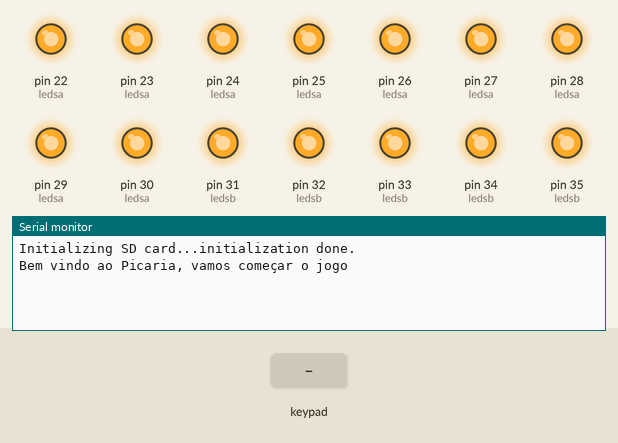
A sketch run on a simulated Arduino Mega 2560, built with avr-gcc and run on an emulated ATmega2560. On the bench: output pins drawn as LEDs (lit = HIGH), the last lines printed to the serial monitor. Inputs (shaded band) come from the test bench. Storage starts empty; pins used as bus, display or sensor lines are not drawn.

Above: at 1.2 s.
1.3 s: key '1' pressed
At 1.8 s:
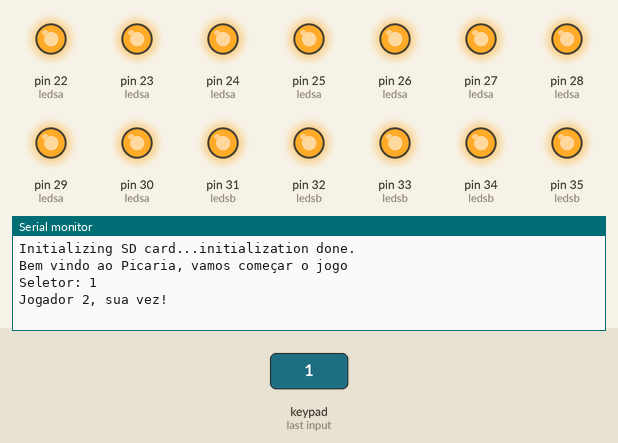
2.8 s: keypad keys 3 8 3 9 4 0 4 1 pressed 0.4 s apart
At 6.3 s:
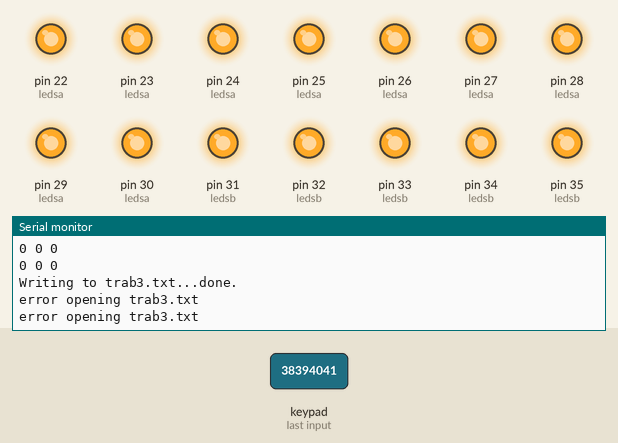

The sketch:

trab3.ino
```cpp
#include <SPI.h>
#include <SD.h>

File myFile;

// change this to match your SD shield or module;
//     Arduino Ethernet shield: pin 4
//     Adafruit SD shields and modules: pin 10
//     Sparkfun SD shield: pin 8
const int chipSelect = 10;


#include <Keypad.h>
int espera=0;
int t;
int linha=2, coluna=3;
int matriz_a[4][3];
int matriz_b[4][3];
int matriz_ateste[4][3];
int matriz_bteste[4][3];
int contador=0;
byte pinosLinhas[]  = {38,39,40,41};
byte pinosColunas[] = {42,43,44};
char teclas[4][3] = {{'1','2','3'},
                     {'4','5','6'},
                     {'7','8','9'},
                     {'*','0','#'},
                     };
int ledsa[3][3] =    {{22,23,24},
                      {25,26,27},
                      {28,29,30},
                      };
int ledsb[3][3] =    {{31,32,33},
                      {34,35,36},
                      {37,38,39},
                      };
int seletor=0;
int i,j,i_variavel,j_variavel,i_nova,j_nova;
char tecla;
char lugar_selecionado;
Keypad teclado1 = Keypad( makeKeymap(teclas), pinosLinhas, pinosColunas, 4, 3);
int status1 = 0;  // onde o jogador 1 está
int status2 = 0;  // onde o jogador 2 está
int atual   = 0;

void setup() {
  //----------------Inicialização da memória-----------------\\

  Serial.begin(9600);
  while (!Serial) {
    ; // wait for serial port to connect. Needed for Leonardo only
  }
  pinMode(linha,INPUT);
  digitalWrite(linha,HIGH);
  pinMode(coluna,OUTPUT);
  digitalWrite(coluna,HIGH);
  pinMode(3,OUTPUT);
  for(i=0;i<4;i++){
    for(j=0;j<3;j++){
      pinMode(ledsa[i][j],OUTPUT);
      digitalWrite(ledsa[i][j],HIGH);
    }
}
 for(i=0;i<4;i++){
    for(j=0;j<3;j++){
      pinMode(ledsb[i][j],OUTPUT);
      digitalWrite(ledsb[i][j],HIGH);
    }
}
Serial.print("Initializing SD card...");
pinMode(SS, OUTPUT);
  if (!SD.begin(chipSelect)) {
    Serial.println("initialization failed!");
    return;
  }

  Serial.println("initialization done.");
myFile = SD.open("trab3.txt", FILE_WRITE);
 Serial.println("Bem vindo ao Picaria, vamos começar o jogo");
}


void loop() {
  if(contador<3){
  char tecla_pressionada = teclado1.getKey();
  //Verifica se alguma tecla foi pressionada


  //Mostra no serial monitor o caracter da matriz,
  //referente a tecla que foi pressionada
  if (tecla_pressionada)
  {
    Serial.print("Tecla: ");
    Serial.println(tecla_pressionada);
  }


espera=0;

while(espera==0){
  char tecla_pressionada = teclado1.getKey();
  if (tecla_pressionada)
  {
//    Serial.println(tecla_pressionada);
    tecla = tecla_pressionada;
    espera=1;
  }
}

//--------------- INSERÇÃO DAS POSIÇÕES NA MATRIZ
seletor=1;
dadosmatriz(tecla);

Serial.println("Jogador 2, sua vez!");
espera=0;
while(espera==0){
  char tecla_pressionada = teclado1.getKey();
  if (tecla_pressionada)
  {
//  Serial.println(tecla_pressionada);
    tecla = tecla_pressionada;
    espera=1;
  }
}
seletor=2;
dadosmatriz(tecla);

//--------------- PRINT DA MATRIZ A NO MONITOR SERIAL
  for(i=0;i<4;i++){
    for(j=0;j<3;j++){
      Serial.print(matriz_a[i][j]);
      Serial.print(" ");
    }
    Serial.println();
  }
  for(i=0;i<4;i++){
    for(j=0;j<3;j++){
      Serial.print(matriz_b[i][j]);
      Serial.print(" ");
    }
    Serial.println();
  }
  contador=contador+1;
  }else{
int espera=0;

//---------------Escrevendo no SD----------------\\

 if (myFile) {
    Serial.print("Writing to trab3.txt...");
    for(i=0;i<4;i++){
    for(j=0;j<3;j++){
      myFile.print(matriz_a[i][j]);
      myFile.print(" ");
    }
    myFile.println();
  }


   for(i=0;i<4;i++){
    for(j=0;j<3;j++){
      myFile.print(matriz_b[i][j]);
      myFile.print(" ");
    }
    myFile.println();
  }
  // close the file:
    myFile.close();
    Serial.println("done.");
  } else {
    // if the file didn't open, print an error:
    Serial.println("error opening trab3.txt");
    delay(1000);
  }


}
}
void dadosmatriz(char dado){
  Serial.print("Seletor: ");
  Serial.println(seletor);
  if(seletor == 1){
   for(i=0;i<4;i++){
    for(j=0;j<3;j++){
      if(dado==teclas[i][j]){
        matriz_a[i][j] = 1;
        digitalWrite(ledsa[i][j],matriz_a[i][j]);
      }
    }
  }
} else{
  for(i=0;i<4;i++){
    for(j=0;j<3;j++){
      if(dado==teclas[i][j]){
        matriz_b[i][j] = 1;
        digitalWrite(ledsb[i][j],matriz_b[i][j]);
      }
    }
  }
}
}
```

Measured:
- after the input at 1.3 s, the serial monitor: prints a new line at once (image 1)
- after the input at 2.8 s, the serial monitor: prints a new line at once (image 2)
